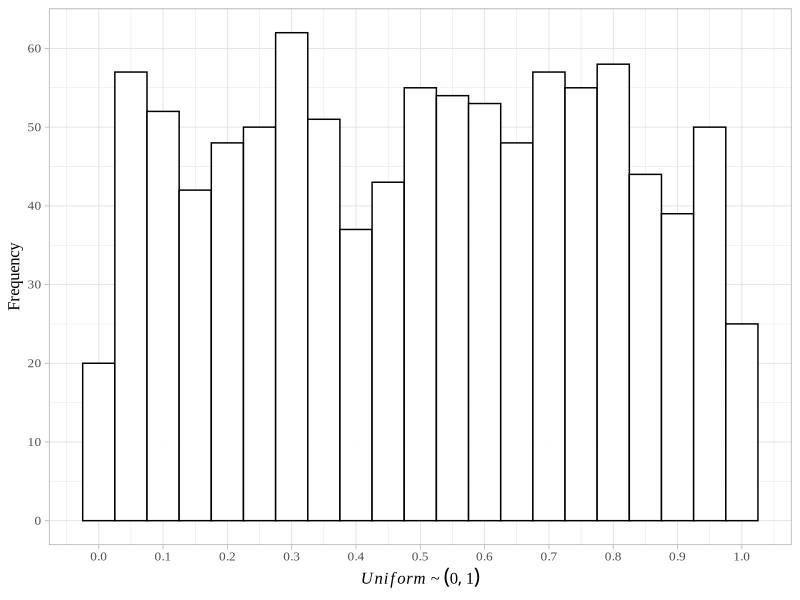
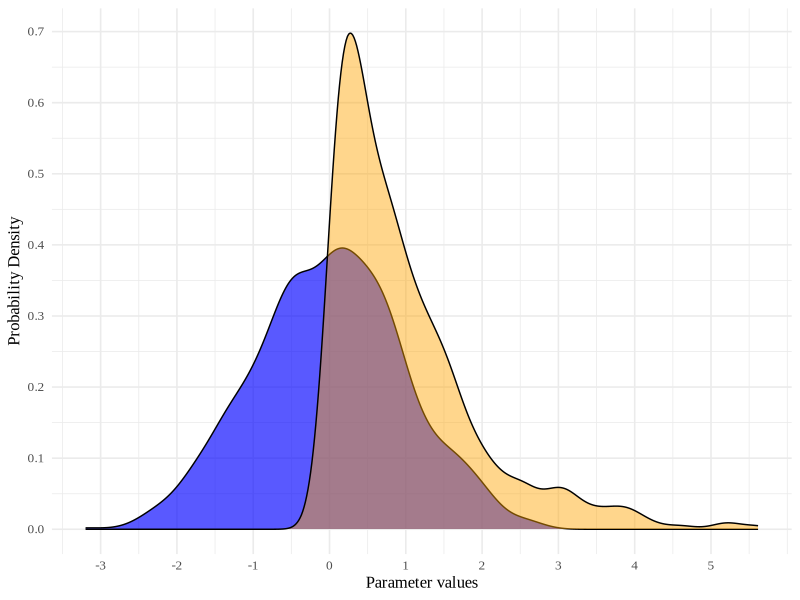
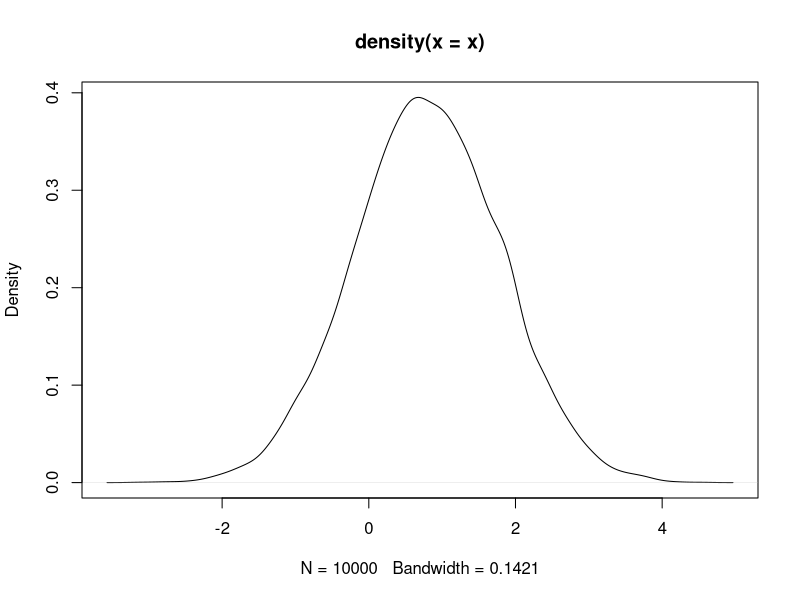
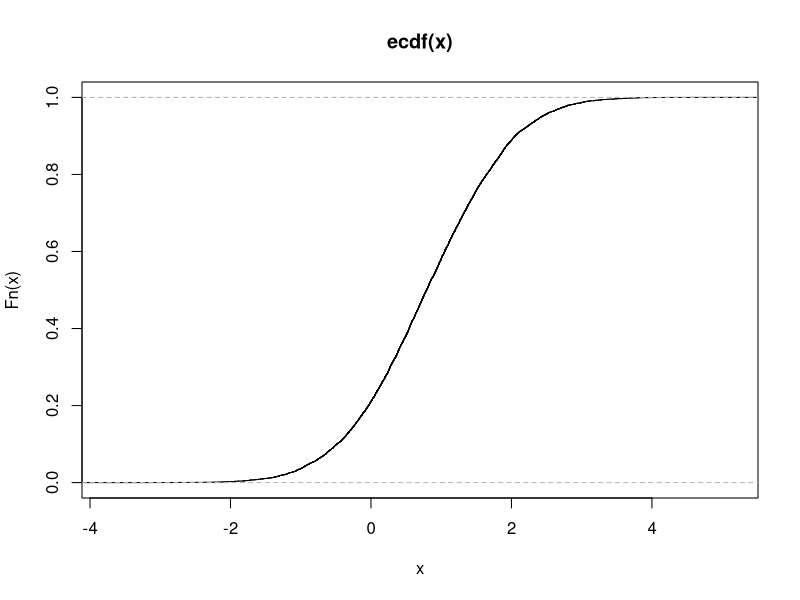
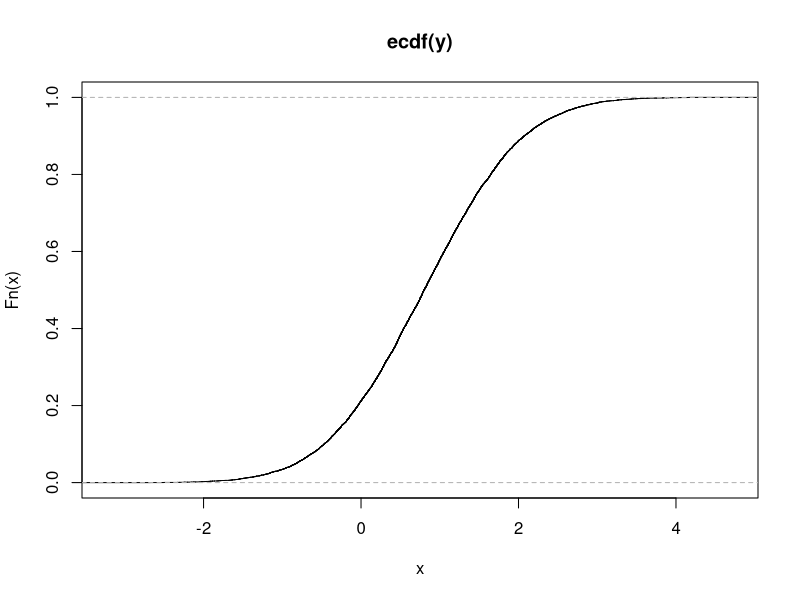

Here is the R script that generated these plots, in order:
library(tidyverse)

# ================================================================================================
# Inverse Transform Sampling ----------------------------------------------
# ================================================================================================
# The following code is used to generate figures that illustrate the inverse transform method:

## Random samples drawn from uniform distribution, i.e. \theta ~ dunif(0, 1)
# Set seed for replication purposes:
set.seed(1000)
x <- runif(n = 1000)

# Plot a histogram of the random draws.
ggplot() + 
 geom_histogram(aes(x), binwidth = 0.05, colour = "black", fill = "white", alpha = 0.95) + 
 ylab(label = "Frequency") +
 xlab(label = expression(paste(italic(Uniform), " ~ " (0, 1)))) +
 scale_y_continuous(breaks = c(0, 10, 20, 30, 40, 50, 60, 70, 80, 90, 100)) +
 scale_x_continuous(breaks = c(0, 0.1, 0.2, 0.3, 0.4, 0.5, 0.6, 0.7, 0.8, 0.9, 1)) +
 theme_light(base_family = "Times New Roman", base_size = 12)

# Transform samples into a exponential distribution:
inv_cdf_dexp <- qexp(x)
# Transform samples into a normal distribution:
inv_cdf_norm <- qnorm(p = x)

# Plot of both exponential and normal distribution:
ggplot() + 
 geom_density(aes(x = inv_cdf_norm), fill = "blue", alpha = .65) +
 geom_density(aes(x = inv_cdf_dexp), fill = "orange", alpha = .45) + 
 scale_y_continuous(breaks = c(0, 0.1, 0.2, 0.3, 0.4, 0.5, 0.6, 0.7, 0.8, 0.9, 1)) +
 scale_x_continuous(breaks = c(-3, -2, -1, 0, 1, 2, 3, 4, 5)) + 
 ylab(label = "Probability Density") +
 xlab(label = "Parameter values") +
 theme_minimal(base_family = "Times New Roman", base_size = 12)

# Just to show how this is equivalent to using the rnorm function built into R:
x <- runif(n = 10000)
x <- qnorm(p = x, mean = 0.8, sd = 1)
plot(density(x))
plot(ecdf(x))
# ... now using the random distribution function in R...
y <- rnorm(n = 10000, mean = 0.8, sd = 1)
plot(ecdf(y))

